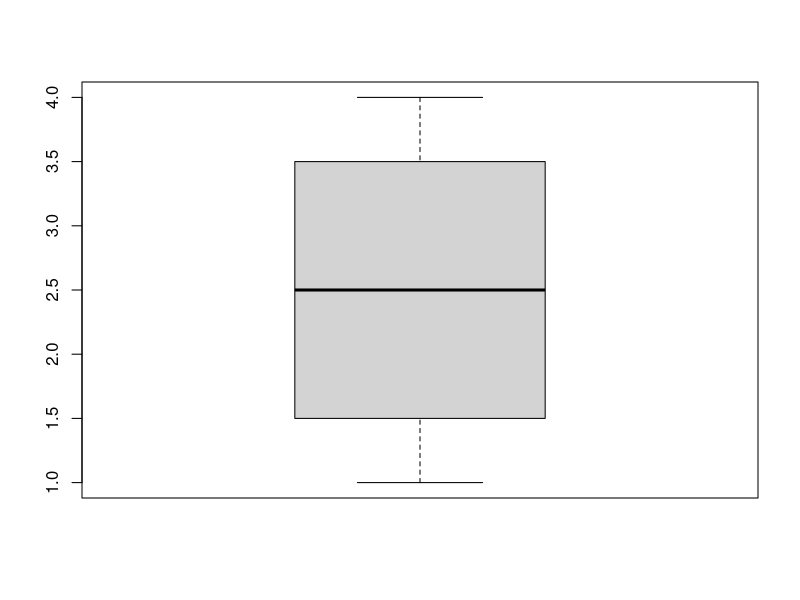
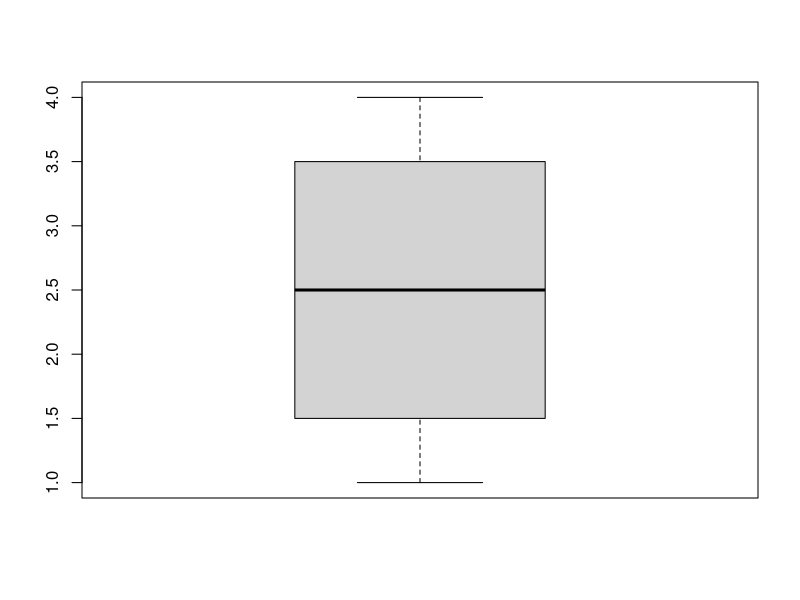
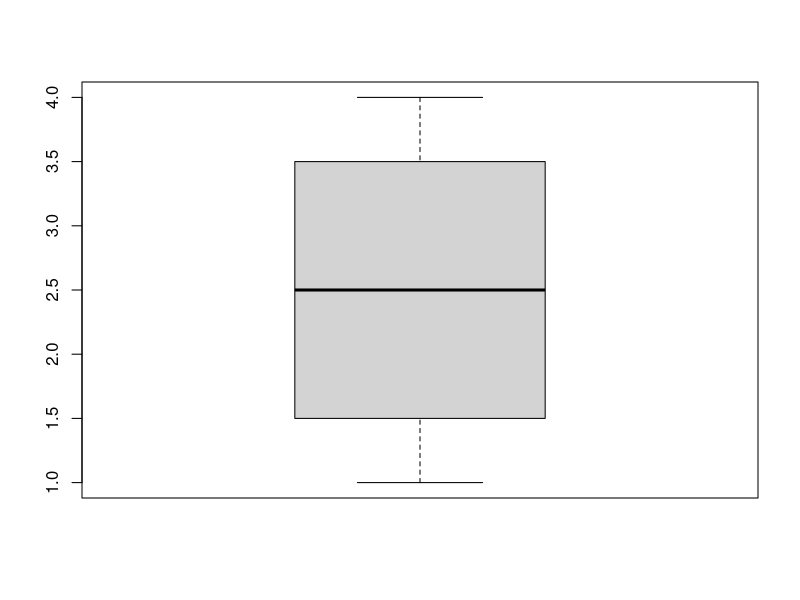

These charts were generated, in order, by the following R code:
## ---- chunk 1
# For this code, the XXXX dataset is used, see dataset page for more information
a <- c(1, 2, 3, 4)

# Check for outliers or under-represented categories
boxplot(a)

# Scale continuous variables
a_std <- scale(a)

# Create dummy variables for categorical
Will_not_do_it <- 1
## ---- chunk 2
a <- 1+1
a *2
## ---- chunk 3
a <- 1+1
a *2
## ---- chunk 4
a <- 1+1
a *2
## ---- chunk 5
a <- 1+1
a *2
## ---- chunk 6
a <- 1+1
a *2
## ---- chunk 7
a <- 1+1
a *2
## ---- chunk 8
a <- 1+1
a *2
## ---- chunk 9
a <- 1+1
a *2
## ---- chunk 10
# For this code, the XXXX dataset is used, see dataset page for more information
a <- c(1, 2, 3, 4)

# Check for outliers or under-represented categories
boxplot(a)

# Scale continuous variables
a_std <- scale(a)

# Create dummy variables for categorical
Will_not_do_it <- 1
## ---- chunk 11
a <- 1+1
a *2
## ---- chunk 12
a <- 1+1
a *2
## ---- chunk 13
a <- 1+1
a *2
## ---- chunk 14
a <- 1+1
a *2
## ---- chunk 15
a <- 1+1
a *2
## ---- chunk 16
a <- 1+1
a *2
## ---- chunk 17
a <- 1+1
a *2
## ---- chunk 18
a <- 1+1
a *2
## ---- chunk 19
# For this code, the XXXX dataset is used, see dataset page for more information
a <- c(1, 2, 3, 4)

# Check for outliers or under-represented categories
boxplot(a)

# Scale continuous variables
a_std <- scale(a)

# Create dummy variables for categorical
Will_not_do_it <- 1
## ---- chunk 20
a <- 1+1
a *2
## ---- chunk 21
a <- 1+1
a *2
## ---- chunk 22
a <- 1+1
a *2
## ---- chunk 23
a <- 1+1
a *2
## ---- chunk 24
a <- 1+1
a *2
## ---- chunk 25
a <- 1+1
a *2
## ---- chunk 26
a <- 1+1
a *2
## ---- chunk 27
a <- 1+1
a *2
